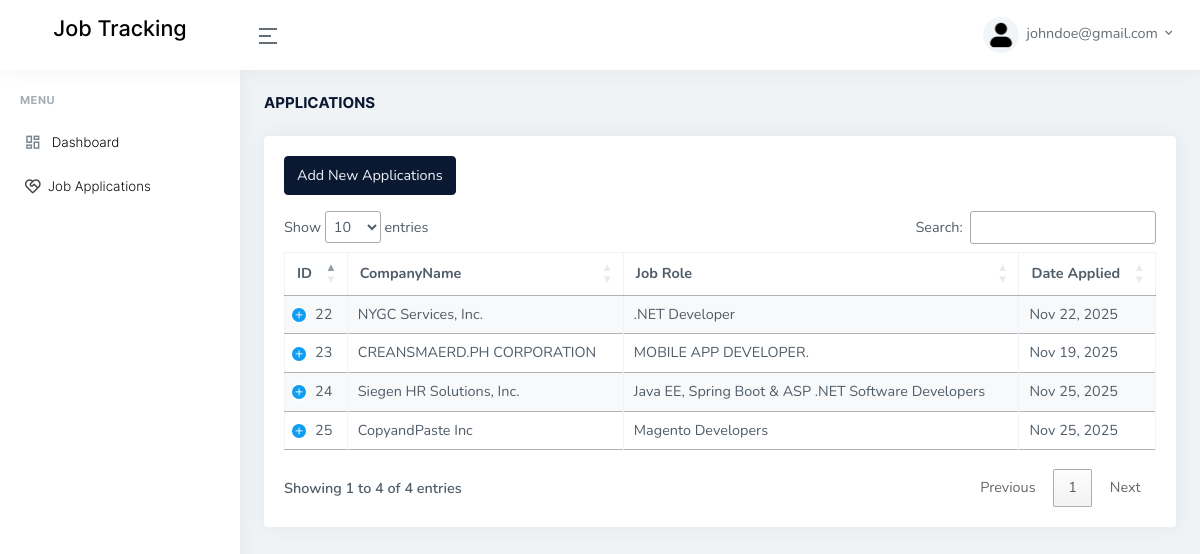
The page /view/jobapplication.php (signed in) on the database its author committed.
### tables this page shows
CREATE TABLE `job_applications` (
  `id` int(11) NOT NULL,
  `company_name` varchar(250) NOT NULL,
  `job_role` varchar(250) NOT NULL,
  `date_applied` date NOT NULL DEFAULT current_timestamp(),
  `link` text NOT NULL
);

### backend/controllers/JobApplicationController.php (called while the page is built, shortened)
<?php
include_once __DIR__ . '/../models/JobApplication.php';
class JobApplicationController {
    private $model;
    public function __construct($pdo) {
        $this->model = new JobApplication($pdo);
    }
    public function listApplications() {
        return $this->model->getAll();
    }
}

### backend/models/JobApplication.php (called while the page is built, shortened)
<?php
class JobApplication {
    private $pdo;
    public function __construct($pdo) {
        $this->pdo = $pdo;
    }
    public function getAll() {
        $sql = "SELECT * FROM job_applications ORDER BY date_applied DESC";
        $stmt = $this->pdo->query($sql);
        return $stmt->fetchAll(PDO::FETCH_ASSOC);
    }
}

### view/jobapplication.php (the view, shortened to what this page needs)
<?php
include 'partials/navbar.php';
include 'partials/sidebar.php';
include_once __DIR__ . '/../backend/controllers/JobApplicationController.php';
$controller = new JobApplicationController($pdo);
$applications = $controller->listApplications();
?>
<div class="main-content">
    <div class="page-content">
        <div class="container-fluid">
            <div class="row">
                <div class="col-12">
                    <div class="page-title-box d-sm-flex align-items-center justify-content-between">
                        <h4 class="mb-sm-0">Applications</h4>
                    </div>
                </div>
            </div>
            <div class="row">
                <div class="col-12">
                    <div class="card">
                        <div class="card-body ">
                            <button type="button" class="btn btn-dark waves-effect waves-light mb-3" data-bs-toggle="modal" data-bs-target="#Application">Add New Applications</button>
                            <table id="datatable" class="table table-bordered table-striped dt-responsive nowrap" style="border-collapse: collapse; border-spacing: 0; width: 100%;">
                                <thead>
                                    <tr>
                                        <th>ID</th>
                                        <th>CompanyName</th>
                                        <th>Job Role</th>
                                        <th>Date Applied</th>
                                    </tr>
                                </thead>
                                <tbody>
                                    <?php foreach ($applications as $application): ?>
                                        <tr>
                                            <td><?php echo htmlspecialchars($application['id']); ?></td>
                                            <td><?php echo htmlspecialchars($application['company_name']); ?></td>
                                            <td><?php echo htmlspecialchars($application['job_role']); ?></td>
                                            <td><?= (new DateTime($application['date_applied']))->format('M d, Y'); ?></td>
                                        </tr>
                                    <?php endforeach; ?>
                                </tbody>
                            </table>
                        </div>
                    </div>
                </div>
            </div>
        </div>
    </div>
</div>
<?php
include 'partials/script.php';
?>

### view/partials/link.php (shortened to what this page needs)
<!DOCTYPE html>
<html lang="en">
<head>
    <link href="assets/libs/admin-resources/jquery.vectormap/jquery-jvectormap-1.2.2.css" rel="stylesheet" type="text/css" />
    <link href="assets/libs/datatables.net-bs4/css/dataTables.bootstrap4.min.css" rel="stylesheet" type="text/css" />
    <link href="assets/libs/datatables.net-responsive-bs4/css/responsive.bootstrap4.min.css" rel="stylesheet" type="text/css" />
    <link href="assets/css/bootstrap.min.css" id="bootstrap-style" rel="stylesheet" type="text/css" />
    <link href="assets/css/icons.min.css" rel="stylesheet" type="text/css" />
    <link href="assets/css/app.min.css" id="app-style" rel="stylesheet" type="text/css" />
    <link href="https://cdn.datatables.net/1.13.6/css/jquery.dataTables.min.css" rel="stylesheet">
    <link rel="stylesheet" href="https://cdnjs.cloudflare.com/ajax/libs/font-awesome/6.0.0/css/all.min.css">
</head>
<body data-topbar="white">
    <div id="layout-wrapper">

### view/partials/navbar.php (shortened to what this page needs)
<?php
include 'link.php';
$user_name = isset($_SESSION['user_name']) ? $_SESSION['user_name'] : 'User';
?>
<header id="page-topbar">
    <div class="navbar-header">
        <div class="d-flex">
            <div class="navbar-brand-box">
                <a href="maincontent.php" class="logo">
                    <span class="logo-lg">
                        <h4 class="mt-3 text-black">Job Tracking</h4>
                    </span>
                </a>
            </div>
            <button type="button" class="btn btn-sm px-3 font-size-24 header-item waves-effect" id="vertical-menu-btn">
                <i class="ri-menu-2-line align-middle"></i>
            </button>
        </div>
        <div class="d-flex">
            <div class="dropdown d-inline-block user-dropdown">
                <button type="button" class="btn header-item waves-effect" id="page-header-user-dropdown"
                    data-bs-toggle="dropdown" aria-haspopup="true" aria-expanded="false">
                    <img class="rounded-circle header-profile-user" src="./image/user.png" alt="User">
                    <span class="d-none d-xl-inline-block ms-1"><?= htmlspecialchars($user_name) ?></span>
                    <i class="mdi mdi-chevron-down d-none d-xl-inline-block"></i>
                </button>
            </div>
        </div>
    </div>
</header>

### view/partials/sidebar.php
<div class="vertical-menu">
    <div data-simplebar class="h-100">
        <div id="sidebar-menu">
            <ul class="metismenu list-unstyled" id="side-menu">
                <li class="menu-title">Menu</li>
                <li>
                    <a href="./dashboard.php" class="waves-effect" style="font-weight: 200; color:black;">
                        <i class="ri-dashboard-line"></i>
                        <span>Dashboard</span>
                    </a>
                </li>
                <li><a href="./jobapplication.php" class="waves-effect" style="font-weight: 200; color:black;"><i class="ri-service-line" ></i><span>Job Applications</span></a></li>
            </ul>
        </div>
    </div>
</div>

### view/partials/script.php (shortened to what this page needs)
</div>
</body>
</html>

### rows shown on the page
job_applications: id "24", company_name "Siegen HR Solutions, Inc.", job_role "Java EE, Spring Boot & ASP .NET Software Developers", date_applied "Nov 25, 2025"
job_applications: id "25", company_name "CopyandPaste Inc", job_role "Magento Developers", date_applied "Nov 25, 2025"
job_applications: id "22", company_name "NYGC Services, Inc.", job_role ".NET Developer", date_applied "Nov 22, 2025"
job_applications: id "23", company_name "CREANSMAERD.PH CORPORATION", job_role "MOBILE APP DEVELOPER.", date_applied "Nov 19, 2025"

### other values the page prints
$user_name "johndoe@gmail.com"
